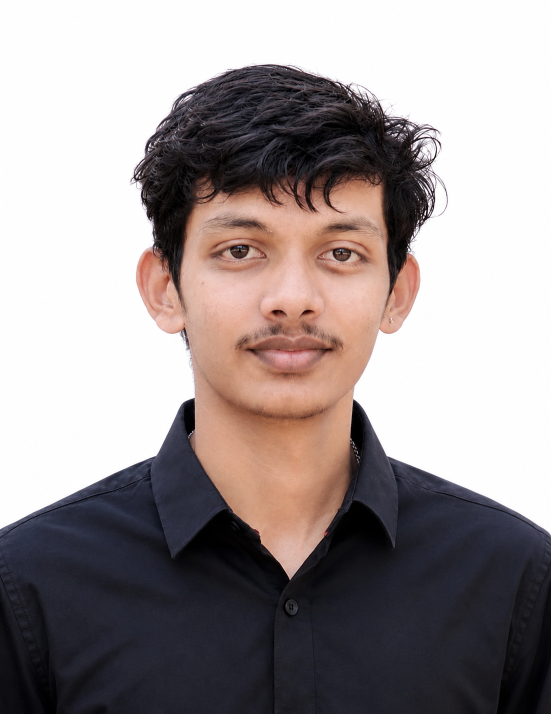
#> input picture assets/profile-photo.png, 1102 x 1427 px, found by its file name (shown at 1/2 size)
$ python make_portrait_svg.py
#> lines starting #> are read from the running program, lines starting #| are printed output that depends on the picture
import os
import sys
import math
from PIL import Image, ImageEnhance, ImageFilter

def find_source_image():
    search_paths = [
        "assets/profile-photo.png",
        "assets/profile.png",
        "assets/photo.png",
        "photo.jpg", "photo.png", "photo.jpeg", "photo.webp",
        "portrait.jpg", "portrait.png", "portrait.jpeg",
        "profile.jpg", "profile.png", "profile.jpeg",
        "avatar.jpg", "avatar.png", "avatar.jpeg",
        "data/photo.jpg", "data/photo.png", "data/portrait.jpg"
    ]
    for path in search_paths:
        if os.path.exists(path):
            return path
    return None

def process_image(image_path, target_cols=60, target_rows=52):
    try:
        img = Image.open(image_path)
        w, h = img.size

        # Smart crop to center head and shoulders into a square aspect ratio
        crop_box = (int(w * 0.04), int(h * 0.02), int(w * 0.96), int(h * 0.88))
        img_cropped = img.crop(crop_box)

        cw, ch = img_cropped.size
        min_dim = min(cw, ch)
        left = (cw - min_dim) // 2
        top = (ch - min_dim) // 2
        img_sq = img_cropped.crop((left, top, left + min_dim, top + min_dim))

        # Resize to grid dimensions
        img_grid = img_sq.resize((target_cols, target_rows), Image.Resampling.LANCZOS)

        # Edge map for sharp facial feature contours (eyes, mustache, hair texture)
        img_gray = img_sq.convert("L")
        img_edges = img_gray.filter(ImageFilter.FIND_EDGES)
        img_edges = ImageEnhance.Contrast(img_edges).enhance(2.5)
        img_edges_grid = img_edges.resize((target_cols, target_rows), Image.Resampling.BILINEAR)

        grid = []
        for r in range(target_rows):
            row_data = []
            for c in range(target_cols):
                r_val, g_val, b_val = img_grid.getpixel((c, r))[:3]
                luma = 0.299 * r_val + 0.587 * g_val + 0.114 * b_val
                edge = img_edges_grid.getpixel((c, r))

                # Check for white photo background
                is_bg = (r_val > 230 and g_val > 230 and b_val > 230)

                row_data.append({
                    'r': r_val, 'g': g_val, 'b': b_val,
                    'luma': luma,
                    'edge': edge,
                    'is_bg': is_bg
                })
            grid.append(row_data)
        return grid
    except Exception as e:
        print(f"Error processing image {image_path}: {e}")
        return None

# [45 lines left out: function generate_default_face_pixels, not called in this run]

def render_svg(grid):
    WIDTH = 370
    HEIGHT = 330
    OFFSET_X = 20
    OFFSET_Y = 48

    rows = len(grid)
    cols = len(grid[0])

    cell_w = (WIDTH - 2 * OFFSET_X) / cols
    cell_h = (HEIGHT - OFFSET_Y - 14) / rows

    svg = []
    svg.append(f'<svg xmlns="http://www.w3.org/2000/svg" width="{WIDTH}" height="{HEIGHT}" viewBox="0 0 {WIDTH} {HEIGHT}">')
    svg.append('<style>')
    svg.append('  .bg { fill: #0d1117; stroke: #30363d; stroke-width: 1px; }')
    svg.append('  .header-bg { fill: #161b22; }')
    svg.append('  .header-title { font-family: ui-monospace, SFMono-Regular, SF Mono, Menlo, Consolas, monospace; font-size: 11px; font-weight: 600; fill: #8b949e; }')
    svg.append('  .dot { transition: fill 0.15s ease, opacity 0.15s ease; }')
    svg.append('  .dot:hover { fill: #ffffff !important; opacity: 1.0 !important; }')
    svg.append('  .row-g { opacity: 0; animation: revealRow 0.12s ease-out forwards; }')
    svg.append('  @keyframes revealRow { from { opacity: 0; } to { opacity: 1; } }')
    svg.append('</style>')

    # Background Card
    svg.append(f'<rect width="{WIDTH}" height="{HEIGHT}" rx="10" class="bg"/>')

    # Header Bar
    svg.append(f'<path d="M 0 10 A 10 10 0 0 1 10 0 L {WIDTH-10} 0 A 10 10 0 0 1 {WIDTH} 10 L {WIDTH} 36 L 0 36 Z" class="header-bg"/>')
    svg.append(f'<line x1="0" y1="36" x2="{WIDTH}" y2="36" stroke="#30363d" stroke-width="1"/>')

    # Window Control Buttons
    svg.append('<circle cx="18" cy="18" r="5" fill="#ff5f56"/>')
    svg.append('<circle cx="32" cy="18" r="5" fill="#ffbd2e"/>')
    svg.append('<circle cx="46" cy="18" r="5" fill="#27c93f"/>')

    svg.append(f'<text x="{WIDTH//2}" y="22" text-anchor="middle" class="header-title">aditya@github ~ (portrait.dither.svg)</text>')

    # Dither Dots & Terminal Scanline Elements (grouped by row for top-to-bottom reveal animation)
    for r in range(rows):
        row_dots = []
        for c in range(cols):
            cell = grid[r][c]
            if cell['is_bg']:
                continue  # Skip background

            cx = OFFSET_X + c * cell_w + cell_w / 2
            cy = OFFSET_Y + r * cell_h + cell_h / 2
            luma = cell['luma']
            edge = cell['edge']

            if edge > 75 and luma < 150:
                # High contrast features (eyes, mustache contour, hair strands, collar)
                w_seg = cell_w * 0.90
                h_seg = cell_h * 0.65
                row_dots.append(f'<rect class="dot" x="{(cx - w_seg/2):.2f}" y="{(cy - h_seg/2):.2f}" width="{w_seg:.2f}" height="{h_seg:.2f}" rx="1.5" fill="#79c0ff"/>')
            elif luma > 175:
                # Face highlights -> Light blue scanline pill
                w_seg = cell_w * 0.75
                h_seg = cell_h * 0.50
                row_dots.append(f'<rect class="dot" x="{(cx - w_seg/2):.2f}" y="{(cy - h_seg/2):.2f}" width="{w_seg:.2f}" height="{h_seg:.2f}" rx="1" fill="#58a6ff"/>')
            elif luma > 130:
                # Skin base -> Medium blue dot
                r_dot = min(cell_w, cell_h) * 0.38
                row_dots.append(f'<circle class="dot" cx="{cx:.2f}" cy="{cy:.2f}" r="{r_dot:.2f}" fill="#388bfd"/>')
            elif luma > 70:
                # Shadows / hair body -> Dark blue dot
                r_dot = min(cell_w, cell_h) * 0.30
                row_dots.append(f'<circle class="dot" cx="{cx:.2f}" cy="{cy:.2f}" r="{r_dot:.2f}" fill="#1f6feb"/>')
            else:
                # Shirt / dark hair base -> Small dark blue dot
                r_dot = min(cell_w, cell_h) * 0.22
                row_dots.append(f'<circle class="dot" cx="{cx:.2f}" cy="{cy:.2f}" r="{r_dot:.2f}" fill="#163866"/>')

        if row_dots:
            delay = r * 0.035
            svg.append(f'<g class="row-g" style="animation-delay: {delay:.3f}s;" opacity="0">')
            svg.append(f'  <animate attributeName="opacity" from="0" to="1" dur="0.12s" begin="{delay:.3f}s" fill="freeze" />')
            svg.extend(row_dots)
            svg.append('</g>')

    svg.append('</svg>')
    return "\n".join(svg) + "\n"

def main():
    img_path = find_source_image()
    grid = None

    if img_path:
        print(f"Found source photo: {img_path}")
        grid = process_image(img_path)
#> in process_image, img is the input picture: PIL image 1102x1427 RGB; mean R, G, B 157.4, 148.5, 148.5
#> in process_image, `img_cropped = img.crop(crop_box)`:
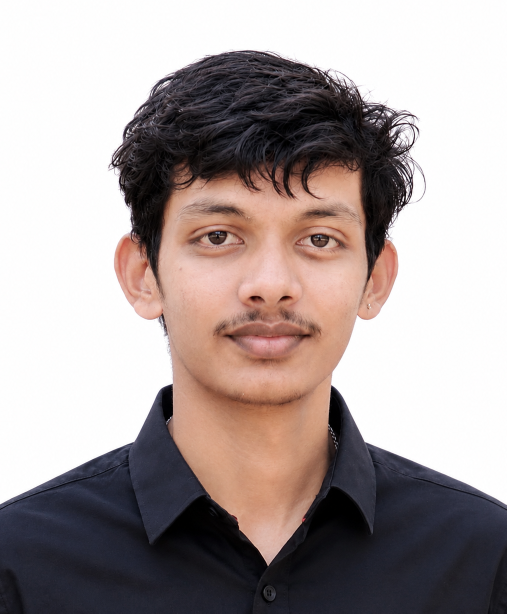
#> img_cropped: PIL image 1013x1227 RGB (shown at 1/2 size); mean R, G, B 169.3, 158.1, 156.7
#> in process_image, `img_sq = img_cropped.crop((left, top, left + min_dim, top + min_dim))`:
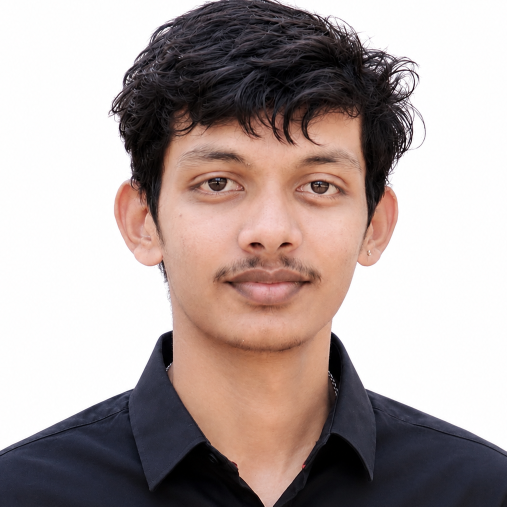
#> img_sq: PIL image 1013x1013 RGB (shown at 1/2 size); mean R, G, B 175.1, 161.5, 158.9
#> in process_image, `img_grid = img_sq.resize((target_cols, target_rows), Image.Resampling...`:
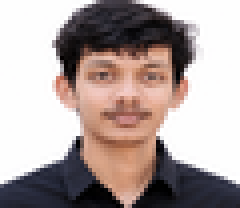
#> img_grid: PIL image 60x52 RGB (shown 4 times larger); mean R, G, B 174.9, 161.4, 158.8
#> in process_image, `img_gray = img_sq.convert("L")`:
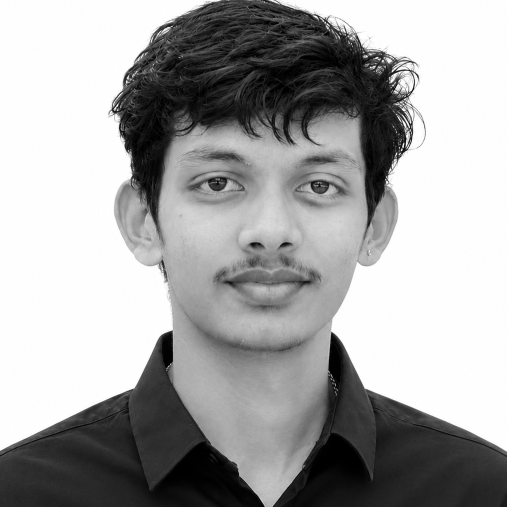
#> img_gray: PIL image 1013x1013 L (shown at 1/2 size); min 0, max 255, mean 165.3
#> in process_image, `img_edges = img_gray.filter(ImageFilter.FIND_EDGES)`:
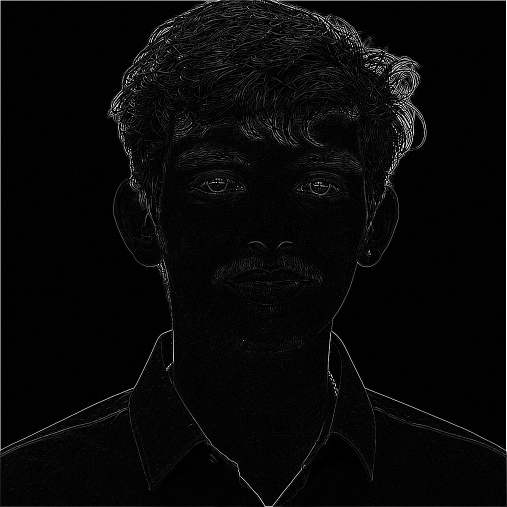
#> img_edges: PIL image 1013x1013 L (shown at 1/2 size); min 0, max 255, mean 7.9
#> in process_image, `img_edges = ImageEnhance.Contrast(img_edges).enhance(2.5)`:
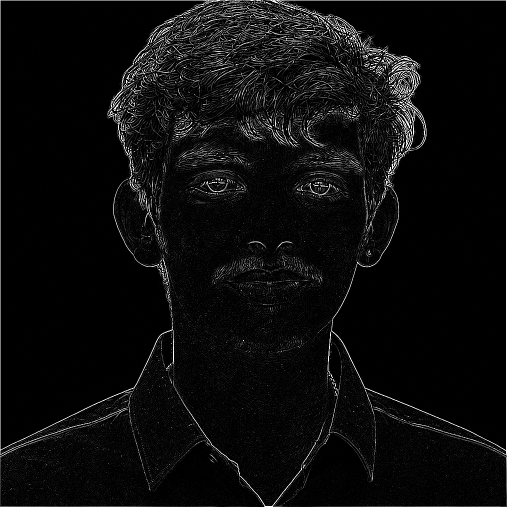
#> img_edges: PIL image 1013x1013 L (shown at 1/2 size); min 0, max 255, mean 12.1
#> in process_image, `img_edges_grid = img_edges.resize((target_cols, target_rows), Image.Re..`:
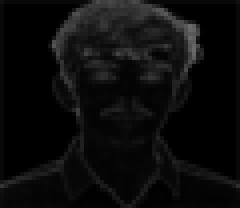
#> img_edges_grid: PIL image 60x52 L (shown 4 times larger); min 0, max 108, mean 11.7
#> after the loop in process_image, `for r in range(target_rows):`: grid = 52 items
#> grid = 52 items
    else:
        print("No photo found. Generating default terminal portrait SVG.")

    if not grid:
        grid = generate_default_face_pixels()

    svg_content = render_svg(grid)
#> in render_svg, `rows = len(grid)`: rows = 52
#> in render_svg, `cols = len(grid[0])`: cols = 60
#> in render_svg, `cell_w = (WIDTH - 2 * OFFSET_X) / cols`: cell_w = 5.5
#> in render_svg, `cell_h = (HEIGHT - OFFSET_Y - 14) / rows`: cell_h = 5.15
#> after the loop in render_svg, `for r in range(rows):`: svg = 1954 items

    output_path = "avi-ascii.svg"
    with open(output_path, "w", encoding="utf-8") as f:
        f.write(svg_content)

    print(f"Dotted portrait SVG generated successfully at '{output_path}'!")

if __name__ == "__main__":
    main()
